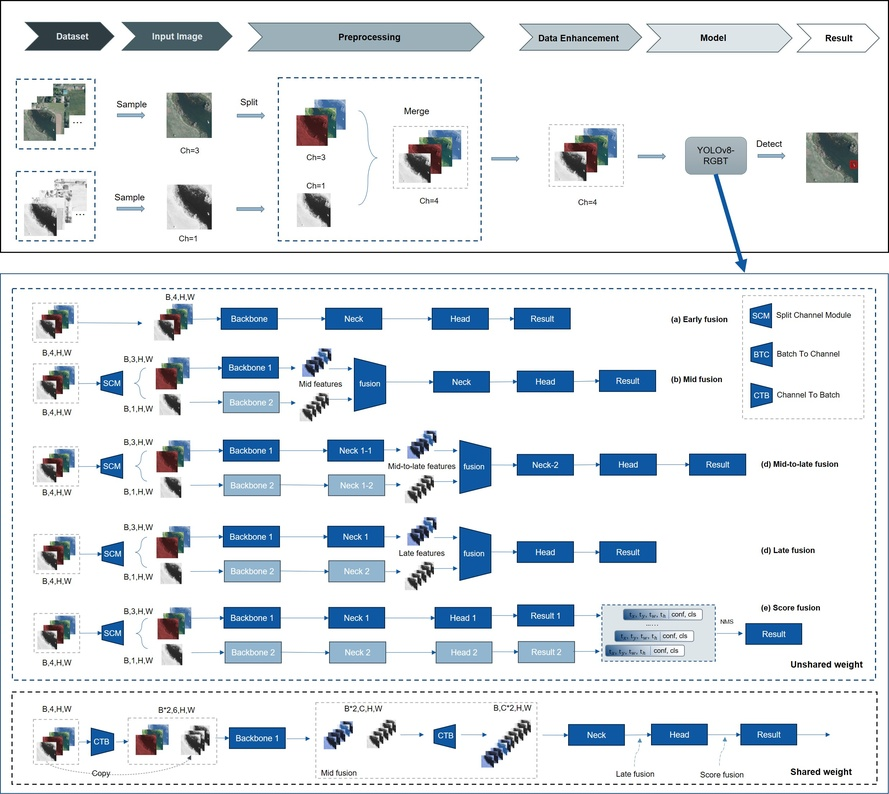
#> input picture YOLOv11-RGBT-master/PaperImages/YOLO-MIF-RGBT.jpg, 889 x 794 px, shrunk from 2477 x 2211 before the run
$ python -i enhancers.py   (imports and definitions only)
#> lines starting #> are read from the running program, lines starting #| are printed output that depends on the picture
"""Individual image-enhancement operations (all pure functions on BGR frames)."""
from __future__ import annotations

import cv2
import numpy as np


def apply_clahe(frame: np.ndarray, clip: float = 2.0, grid: int = 8) -> np.ndarray:
    lab = cv2.cvtColor(frame, cv2.COLOR_BGR2LAB)
    l, a, b = cv2.split(lab)
    clahe = cv2.createCLAHE(clipLimit=clip, tileGridSize=(grid, grid))
    l = clahe.apply(l)
    return cv2.cvtColor(cv2.merge((l, a, b)), cv2.COLOR_LAB2BGR)


def gamma_correct(frame: np.ndarray, gamma: float = 1.5) -> np.ndarray:
    inv = 1.0 / max(1e-3, gamma)
    table = ((np.arange(256) / 255.0) ** inv * 255).astype(np.uint8)
    return cv2.LUT(frame, table)


def denoise(frame: np.ndarray, strength: int = 5) -> np.ndarray:
    d = min(7, max(3, strength))
    sigma = float(strength * 8)
    return cv2.bilateralFilter(frame, d, sigma, sigma)


def sharpen(frame: np.ndarray, amount: float = 1.0) -> np.ndarray:
    blur = cv2.GaussianBlur(frame, (0, 0), 3)
    return cv2.addWeighted(frame, 1 + amount, blur, -amount, 0)


def white_balance(frame: np.ndarray) -> np.ndarray:
    result = cv2.cvtColor(frame, cv2.COLOR_BGR2LAB).astype(np.float32)
    avg_a = np.average(result[:, :, 1])
    avg_b = np.average(result[:, :, 2])
    result[:, :, 1] -= (avg_a - 128) * (result[:, :, 0] / 255.0) * 1.1
    result[:, :, 2] -= (avg_b - 128) * (result[:, :, 0] / 255.0) * 1.1
    result = np.clip(result, 0, 255).astype(np.uint8)
    return cv2.cvtColor(result, cv2.COLOR_LAB2BGR)


def dehaze(frame: np.ndarray, clip: float = 2.0) -> np.ndarray:
    """Fast, artifact-free contrast-recovery dehaze without halo effects."""
    if frame is None or frame.size == 0:
        return frame
    # Use gentle CLAHE on luminance and slight white balance recovery
    lab = cv2.cvtColor(frame, cv2.COLOR_BGR2LAB)
    l, a, b = cv2.split(lab)
    clahe = cv2.createCLAHE(clipLimit=clip, tileGridSize=(8, 8))
    l = clahe.apply(l)
    return cv2.cvtColor(cv2.merge((l, a, b)), cv2.COLOR_LAB2BGR)


def low_light_enhance(frame: np.ndarray) -> np.ndarray:
    out = gamma_correct(frame, gamma=1.8)
    out = apply_clahe(out, clip=3.0, grid=8)
    return out

>>> import cv2
>>> picture = cv2.imread('../../../../YOLOv11-RGBT-master/PaperImages/YOLO-MIF-RGBT.jpg')
#> picture is the input picture: shape (794, 889, 3); mean B, G, R 233.2, 228.4, 222.8
>>> result = low_light_enhance(picture)
#> in gamma_correct, `return cv2.LUT(frame, table)`:
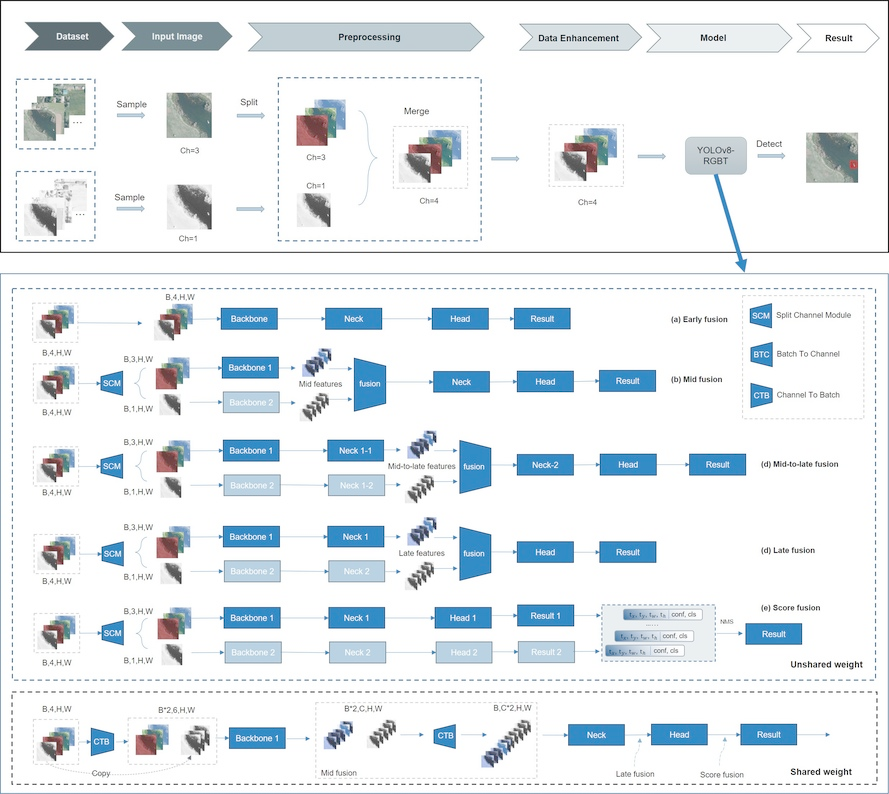
#> returned value: shape (794, 889, 3); mean of channels 0, 1, 2 240.4, 236.8, 231.1; drawn as B, G, R
#> in apply_clahe, `lab = cv2.cvtColor(frame, cv2.COLOR_BGR2LAB)`: lab: shape (794, 889, 3); mean of channels 0, 1, 2 237.8, 127.4, 125.6
#> in apply_clahe, `l, a, b = cv2.split(lab)`:
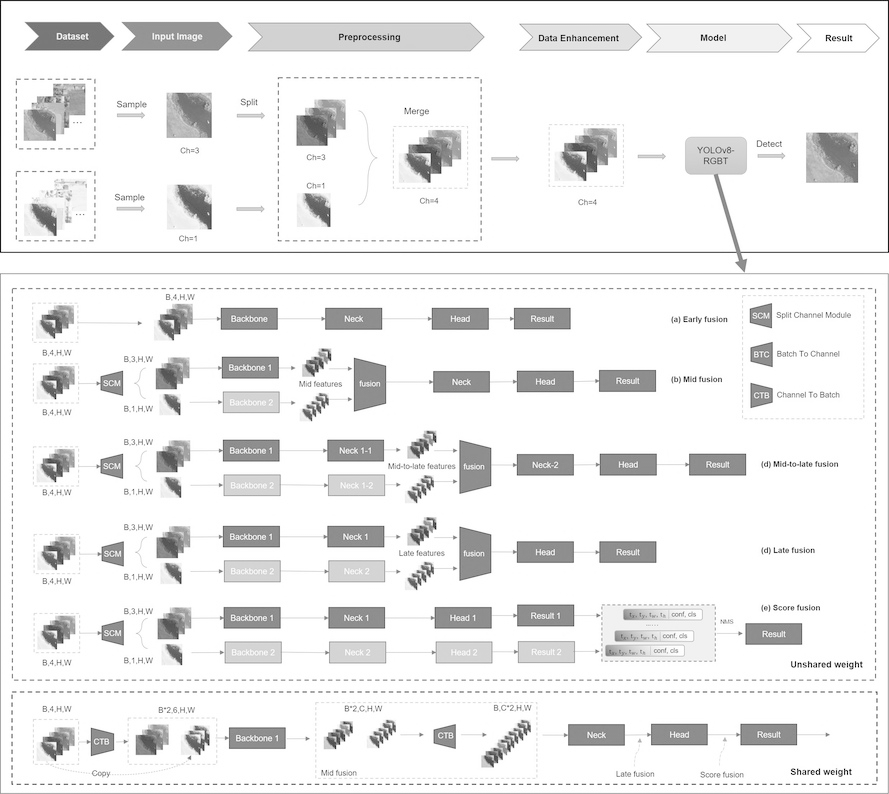
#> l: shape (794, 889); min 0, max 255, mean 237.8
#> in apply_clahe, `l, a, b = cv2.split(lab)`:
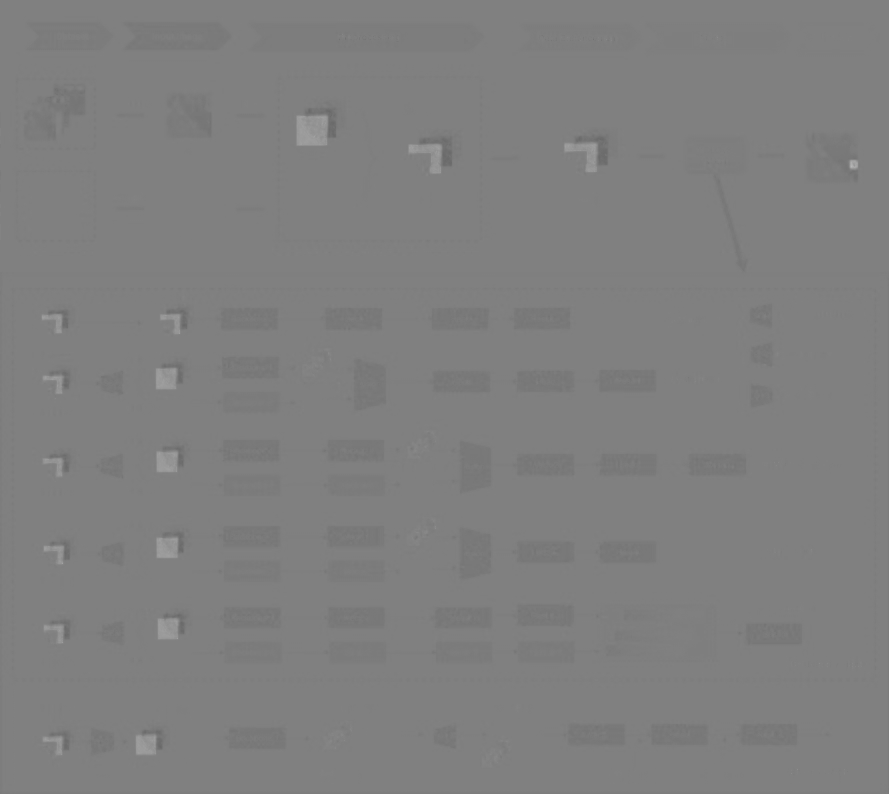
#> a: shape (794, 889); min 105, max 183, mean 127.4
#> in apply_clahe, `l, a, b = cv2.split(lab)`:
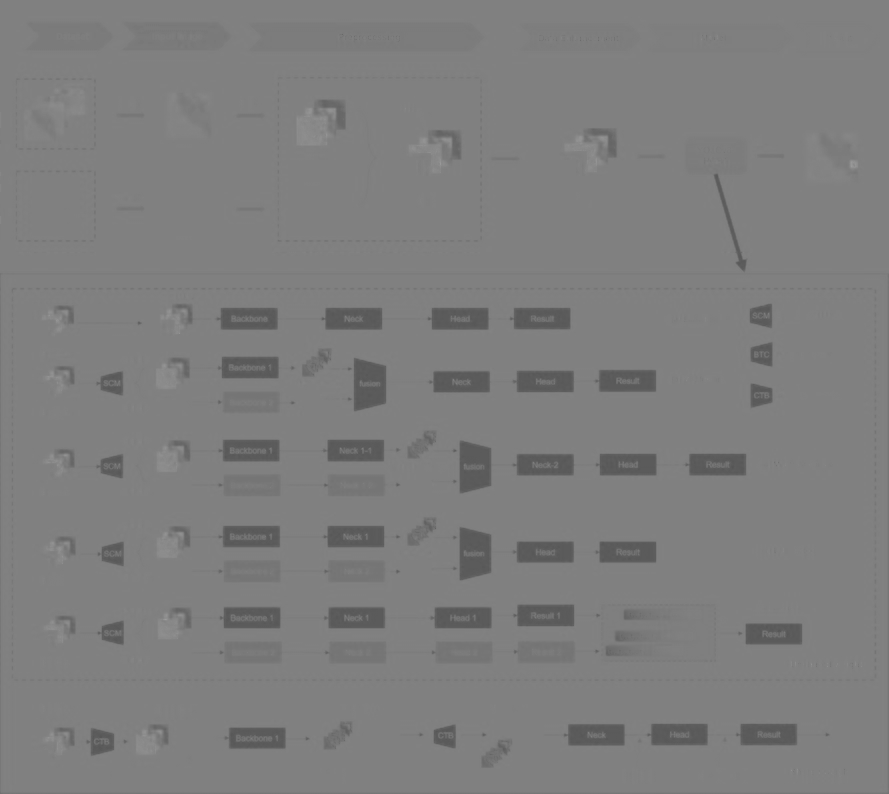
#> b: shape (794, 889); min 85, max 156, mean 125.6
#> in apply_clahe, `l = clahe.apply(l)`:
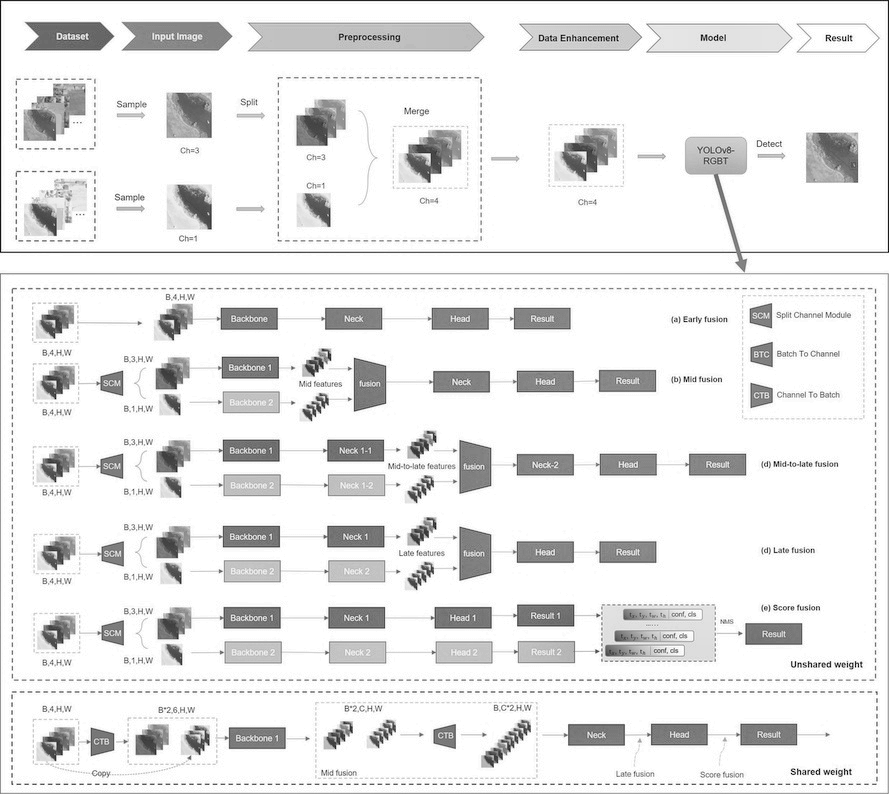
#> l: shape (794, 889); min 1, max 255, mean 233.2
#> in apply_clahe, `return cv2.cvtColor(cv2.merge((l, a, b)), cv2.COLOR_LAB2BGR)`:
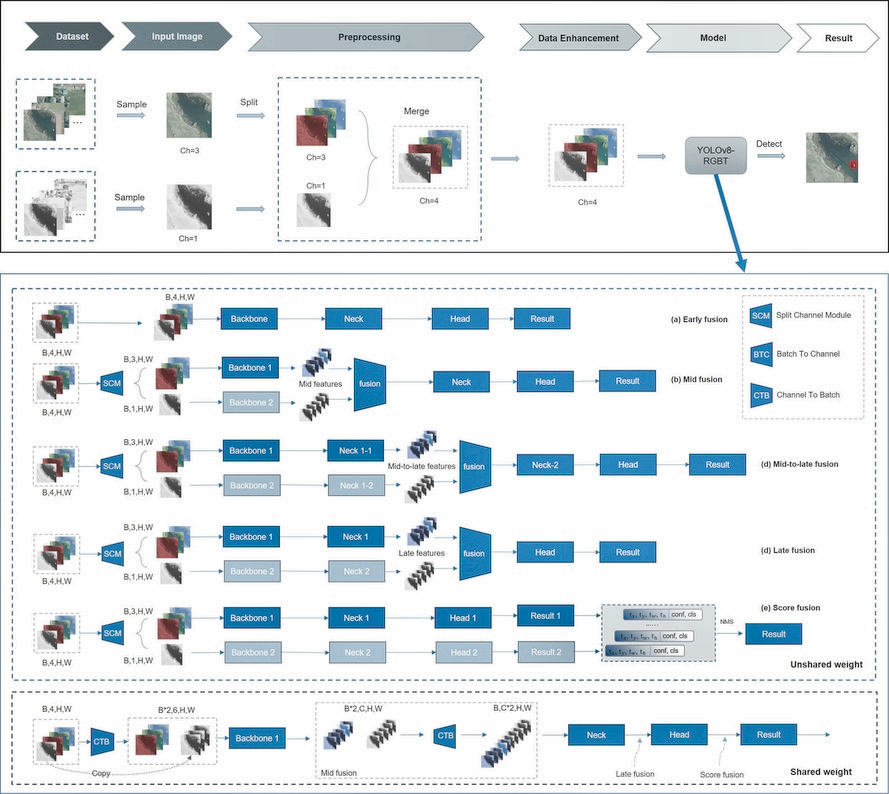
#> returned value: shape (794, 889, 3); mean B, G, R 235.5, 232.1, 225.8

$ run again, on YOLOv11-RGBT-master/PaperImages/DeepDBB.png
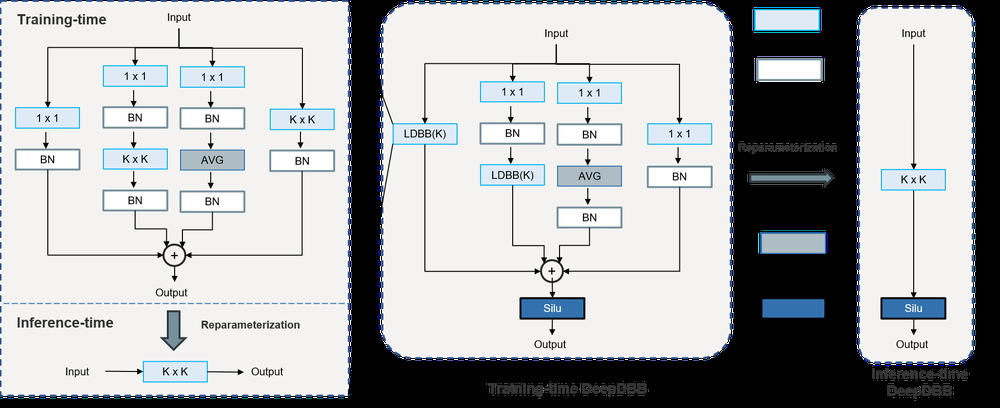
#> input picture YOLOv11-RGBT-master/PaperImages/DeepDBB.png, 1000 x 408 px, shrunk from 2050 x 837 before the run
#> picture is the input picture: shape (408, 1000, 3); mean B, G, R 178.5, 176.9, 174.3
#> lab: shape (408, 1000, 3); mean of channels 0, 1, 2 185.3, 127.7, 127.3
#> in apply_clahe, `l, a, b = cv2.split(lab)`:
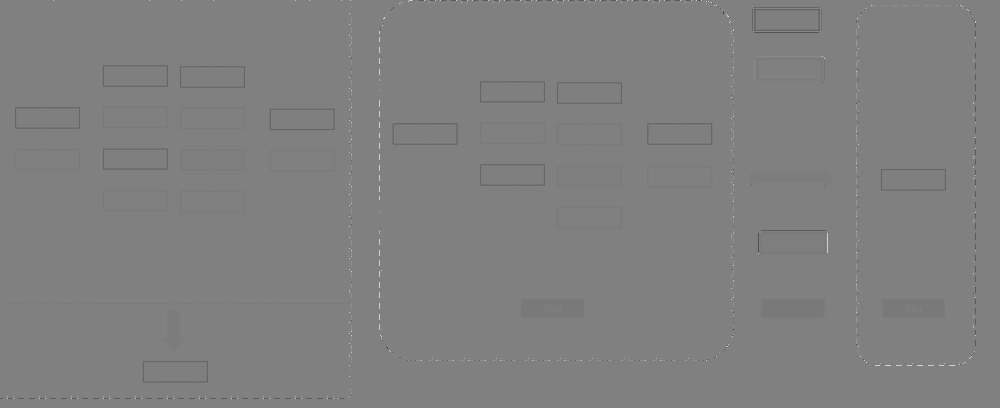
#> a: shape (408, 1000); min 42, max 226, mean 127.7
#> in apply_clahe, `return cv2.cvtColor(cv2.merge((l, a, b)), cv2.COLOR_LAB2BGR)`:
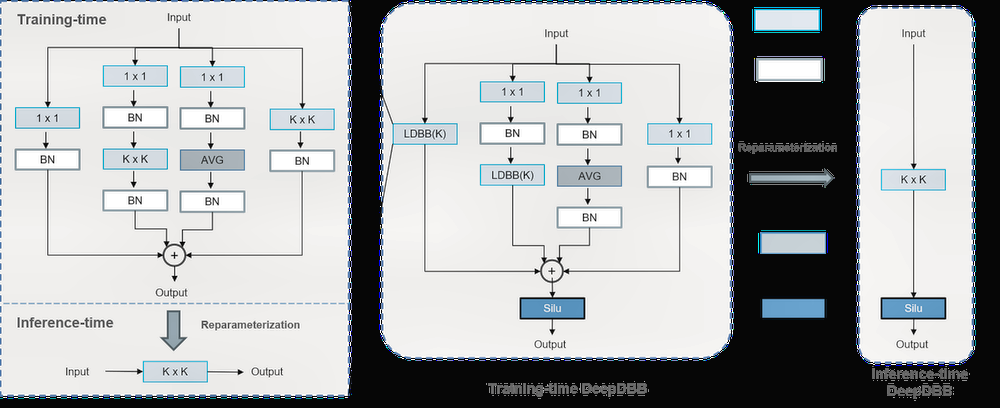
#> returned value: shape (408, 1000, 3); mean B, G, R 178.1, 177.2, 175
